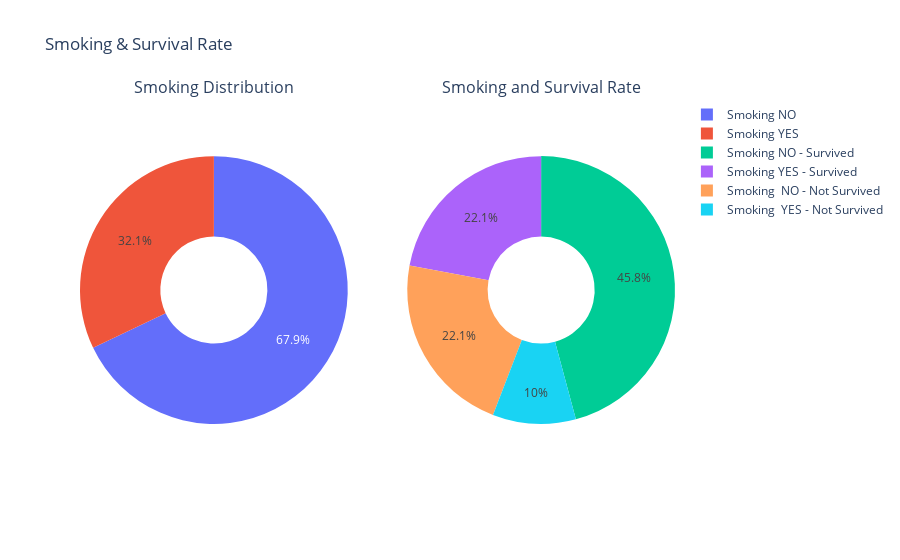

Notebook code cell kept with this figure:
### Code cell
labels = [["Smoking YES", "Smoking NO"], 
          ['Smoking YES - Survived','Smoking  YES - Not Survived', 'Smoking NO - Survived',
           'Smoking  NO - Not Survived']]

values = [[len(smoking_yes), len(smoking_no)],
         [len(smoking_yes_survived), len(smoking_yes_not_survived),
          len(smoking_no_survived), len(smoking_no_not_survived)]]

subplot_titles = ['Smoking Distribution', 'Smoking and Survival Rate']
sub_plot_names = ["Distribution of Smoking", 'Smoking & Survival']

utils.ConstructGoPieChart(build_sub_plots = True, 
                          rows = 1, 
                          cols = 2, 
                          subplot_titles = subplot_titles,
                          labels = labels, 
                          values = values, 
                          sub_plot_names = sub_plot_names, 
                          title_text = "Smoking & Survival Rate",
                          export_to_png = True)

### Figure 1 — Plotly figure (JSON) as saved in the notebook; plotly's stock layout.template omitted (floating-point values rounded to 4 significant figures)
{"data": [{"domain": {"x": [0, 0.45], "y": [0, 1]}, "hole": 0.4, "hoverinfo": "label+percent+name", "labels": ["Smoking YES", "Smoking NO"], "name": "Distribution of Smoking", "type": "pie", "values": [96, 203]}, {"domain": {"x": [0.55, 1], "y": [0, 1]}, "hole": 0.4, "hoverinfo": "label+percent+name", "labels": ["Smoking YES - Survived", "Smoking  YES - Not Survived", "Smoking NO - Survived", "Smoking  NO - Not Survived"], "name": "Smoking & Survival", "type": "pie", "values": [66, 30, 137, 66]}], "layout": {"annotations": [{"font": {"size": 16}, "showarrow": false, "text": "Smoking Distribution", "x": 0.225, "xanchor": "center", "xref": "paper", "y": 1, "yanchor": "bottom", "yref": "paper"}, {"font": {"size": 16}, "showarrow": false, "text": "Smoking and Survival Rate", "x": 0.775, "xanchor": "center", "xref": "paper", "y": 1, "yanchor": "bottom", "yref": "paper"}], "title": {"text": "Smoking & Survival Rate"}}}
